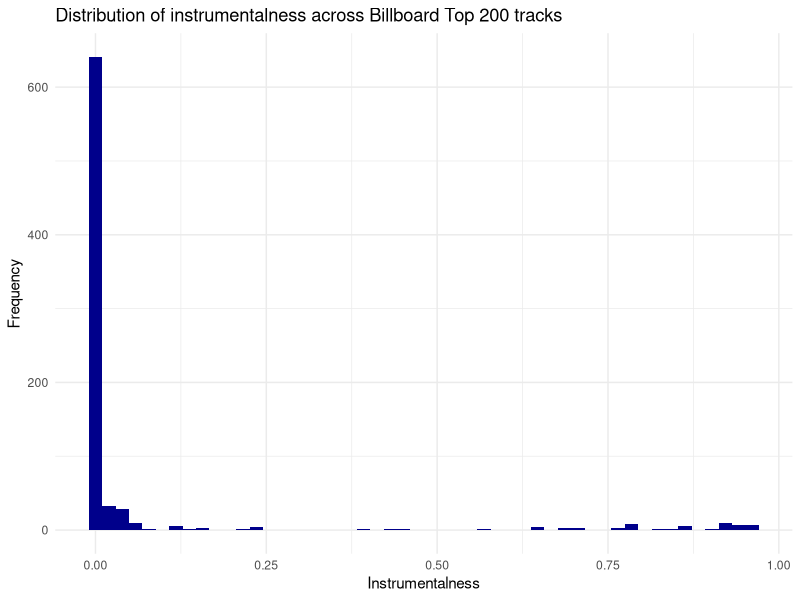
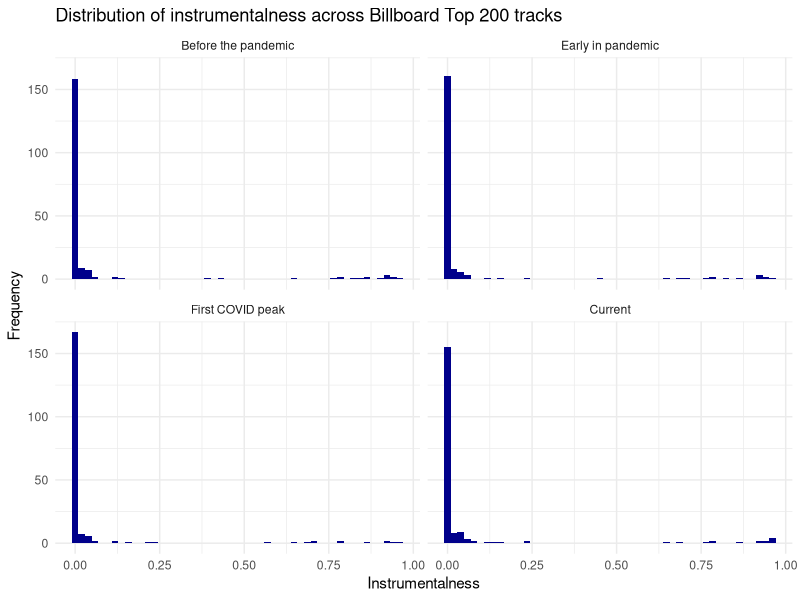

Here is the R script that generated these plots, in order:
## ---- chunk 1
library(tidyverse)
library(here)
## ---- chunk 2
spotify <- read_csv(here("data", "spotify.csv"))
## ---- chunk 3
spotify
## ---- chunk 4
spotify %>% 
  ggplot(aes(x = instrumentalness)) +
  geom_histogram(bins = 50, fill = "darkblue") + 
  theme_minimal() +
  labs(x = "Instrumentalness", 
       y = "Frequency",
       title = "Distribution of instrumentalness across Billboard Top 200 tracks ")
  
## ---- chunk 5
spotify %>% 
  mutate(time_long = case_when(
    time_period == "current" ~ "Current",
    time_period == "early" ~ "Early in pandemic",
    time_period == "first" ~ "First COVID peak",
    time_period == "pre" ~ "Before the pandemic"
  )) %>% 
  mutate(time_long = fct_relevel(time_long,
                               "Before the pandemic",
                               "Early in pandemic",
                               "First COVID peak",
                               "Current")) %>% 
  ggplot(aes(x = instrumentalness)) +
  geom_histogram(bins = 50, fill = "darkblue") + 
  facet_wrap(~time_long) +
  theme_minimal() +
  labs(x = "Instrumentalness", 
       y = "Frequency",
       title = "Distribution of instrumentalness across Billboard Top 200 tracks")
